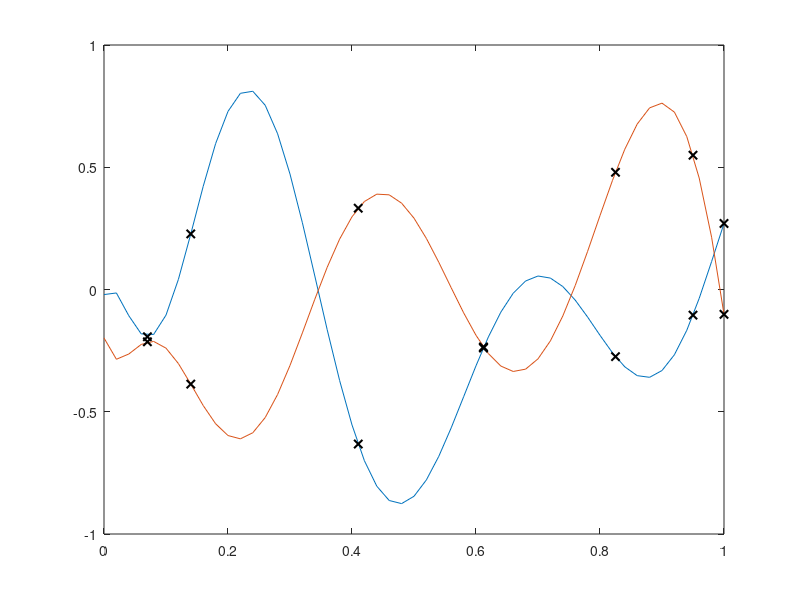

Reproduce this figure in MATLAB. (Note: this script raises an error after producing the figure.)
clear
% input space
Xall = 0:0.02:1;

% objectives
g1 = @(x) (x+0.01).*(x-0.1).*(x-0.33).*(x-0.65).*(x-0.95).*(x-1.5).*(x-0.73).*(x-1.1).*sin(x)*8500.*exp(-x);
f1 = @(x) (x+0.04).*(x-0.1).*(x-0.33).*(x-0.65).*(x-0.95).*(x-1.5).*cos(x*1.5)*560 + 0.1;
f2 = @(x) (x+0.03).*(x-0.17).*(x-0.4).*(x-0.72).*(x-1)*180+0.2;
f3 = @(x) f1(x+0.1).*sin(x-0.05).*(x-1.2)*3.3 + 0.12;
f4 = @(x) f3(x+0.3).*(x-1.1);
f5 = @(x) -0.7*g1(x) - 0.6.*f2(x);
obj = @(x) [g1(x-0.015), f5(x-0.015)]';

lower = [-1, -1];
upper = [ 1, 1];
xmin = [0];
xmax = [1];

nSamples = 20;
nIter = 1;

% observations
x = [0.07, 0.14, 0.41, 0.612, 0.825, 0.95, 1]';
y = obj(x)';

plot(Xall, g1(Xall-0.015), Xall, f5(Xall-0.015))
hold on 
scatter(x, y(:,1), 'x', 'LineWidth', 1.5, 'MarkerEdgeColor', 'k')
scatter(x, y(:,2), 'x', 'LineWidth', 1.5, 'MarkerEdgeColor', 'k')
%scatter(x, y(:,3), 'x', 'LineWidth', 1.5, 'MarkerEdgeColor', 'k')
hold off
init_y = y;

%%%%%%%%%%%%%%%%%%%%%%%%%%%%%%%%%%%%%%%%%%%
%% compute actual increase in vol %%%%%%%%%

IV = zeros(size(Xall));
F_cells = obs_to_integration_cells( init_y, lower, upper );    
cur_vol = compute_pareto_volume( F_cells, lower, upper );
for i=1:length(Xall)
    new = obj(Xall(i))';
    new_y = [init_y; new];
    F_cells = obs_to_integration_cells( new_y, lower, upper );    
    new_vol = compute_pareto_volume( F_cells, lower, upper );
    IV(i) = new_vol-cur_vol;
end

%%%%%% build curve for independent %%%%%%%%
D = length(xmin);
R = length(lower);

% sample random points 
N = size(x,1);
X = x;
Y = zeros(N,R);
F = zeros(N,R);
for nI=1:N
    y = obj(X(nI,:));
    Y(nI,:) = y';
    f = obj(X(nI,:));
    F(nI,:) = f';
end

% compute difX2
difX2 = zeros(N+1,N+1,D);
for n=1:N
    temp = bsxfun(@times,ones(N-n,1),X(n,:)) - X(n+1:N,:);     % N-n x D    
    difX2(n,n+1:N,:) = reshape(temp.*temp,1,N-n,D);
end 

% initialise samples
amp_samples = {};
ls_samples = {};
nvar_samples = {};
mean_samples = {};

v = Y-repmat(mean(Y),N,1);
v = sum(v.*v)/(N-1);      %1xR
 amp_samples{1} = 0.95*v;      %RxR
        temp    = 0.8*sqrt(xmax-xmin); %1xD
  ls_samples{1} = repmat(temp,R,1);  %RxD
nvar_samples{1} = 0.03*v;
mean_samples{1} = mean(Y);

%   sample hyperparams                      
[ amp_samples, ls_samples, nvar_samples, Kinv_samples, mean_samples, obj_means ] = sample_hypers_indep( amp_samples{end}, ls_samples{end}, nvar_samples{end}, mean_samples{end}, X, difX2, Y, nSamples, lower, upper );     

%   find integration cells based on prediction of noiseless objectives             
[ int_cells, ~ ] = obs_to_integration_cells( Y, lower, upper );

%   optimize EIV                
neg_acqui = @(x) neg_log_EIV_indep_all_cells_all_samples( x, X, Y, amp_samples, ls_samples, nvar_samples, Kinv_samples, mean_samples, int_cells );

log_EIV_indep = zeros(size(Xall));
for i=1:length(Xall)
    log_EIV_indep(i) = -neg_acqui(Xall(i));
end

%%%%%%%%%%%%%%%%%%%%%%%%%%%%%%%%%%%%%%%%%%%
%%%%%%%% build curve for correl %%%%%%%%%%%

% initialise samples
v = Y-repmat(mean(Y),N,1);
v = sum(v.*v)/(N-1);      %1xR
   A_samples{1} = eye(R);      %RxR
        temp    = 0.8*sqrt(xmax-xmin); %1xD
  ls_samples{1} = repmat(temp,R,1);  %RxD
nvar_samples{1} = 0.02*v;
mean_samples{1} = mean(Y);

%   sample hyperparams                      
[ A_samples, ls_samples, nvar_samples, Kinv_samples, mean_samples, obj_means ] = sample_hypers_correl( A_samples{end}, ls_samples{end}, nvar_samples{end}, mean_samples{end}, X, difX2, Y, nSamples, lower, upper ); 

%   find integration cells based on prediction of noiseless objectives             
[ int_cells, ~ ] = obs_to_integration_cells( Y, lower, upper );

%   optimize EIV                
neg_acqui = @(x) neg_log_EIV_approx_all_cells_all_samples( x, X, Y, A_samples, ls_samples, nvar_samples, Kinv_samples, mean_samples, int_cells );

log_EIV_correl = zeros(size(Xall));
for i=1:length(Xall)
    log_EIV_correl(i) = -neg_acqui(Xall(i));
end


%%%%%%%%%%%%%%%%%%%%%%%%%%%%%%%%%%%%%%%%%%%
% log_EIV_correl_MCMC = zeros(size(Xall));
% for i=1:length(Xall)
%     log_EIV_correl_MCMC(i) = neg_log_EIV_MCMC_all_cells_all_samples( Xall(i), X, Y, A_samples, ls_samples, nvar_samples, Kinv_samples, mean_samples, int_cells );
% end


%%%%%%%%%%%%%%%%%%%%%%%%%%%%%%%%%%%%%%%%%%%

figure
plot(Xall, IV, 'k')

figure
plot(Xall, log_EIV_indep, 'r', Xall, log_EIV_correl, 'g')
% figure
% plot(Xall, log_EIV_correl_MCMC, 'b')



